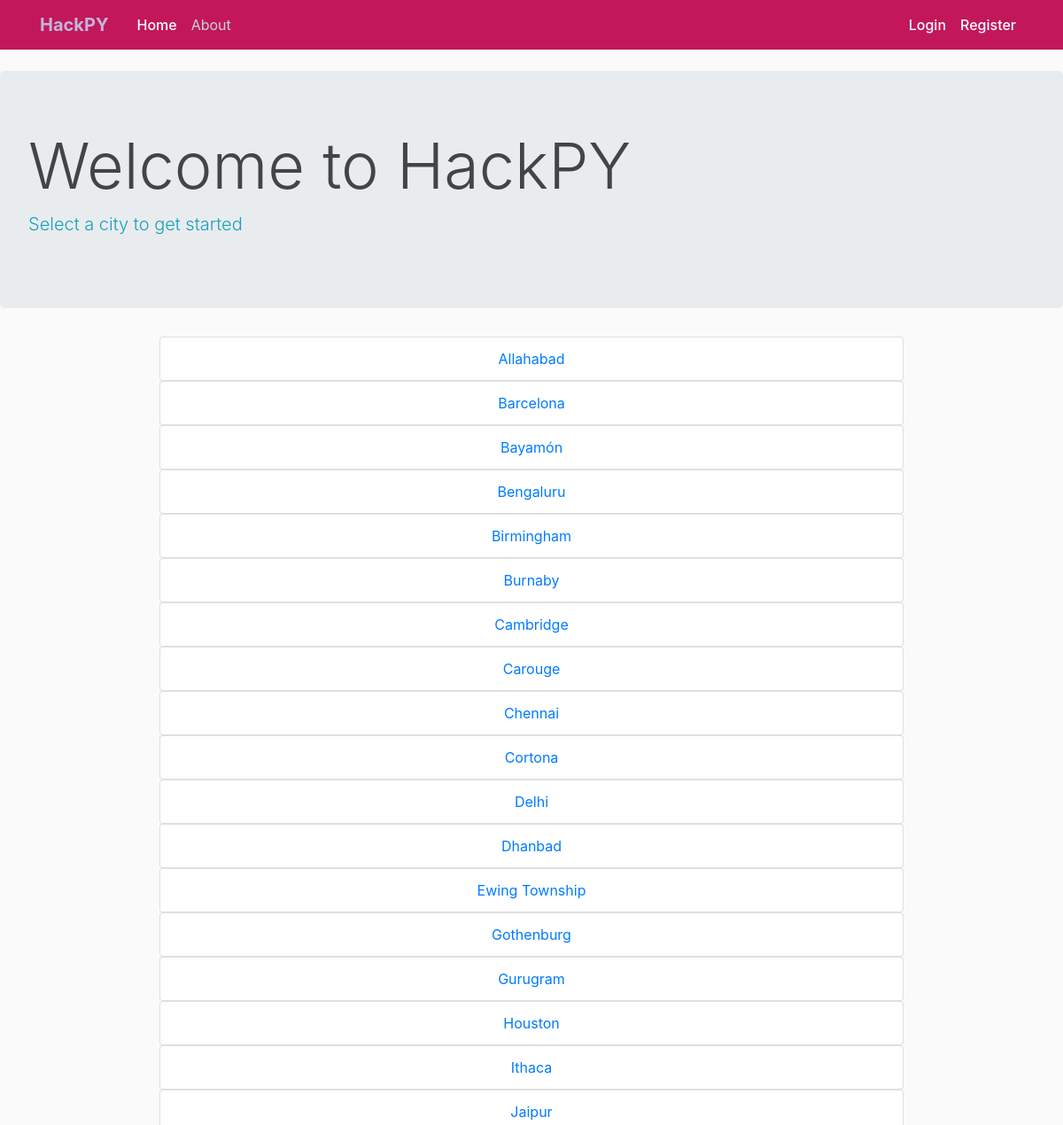
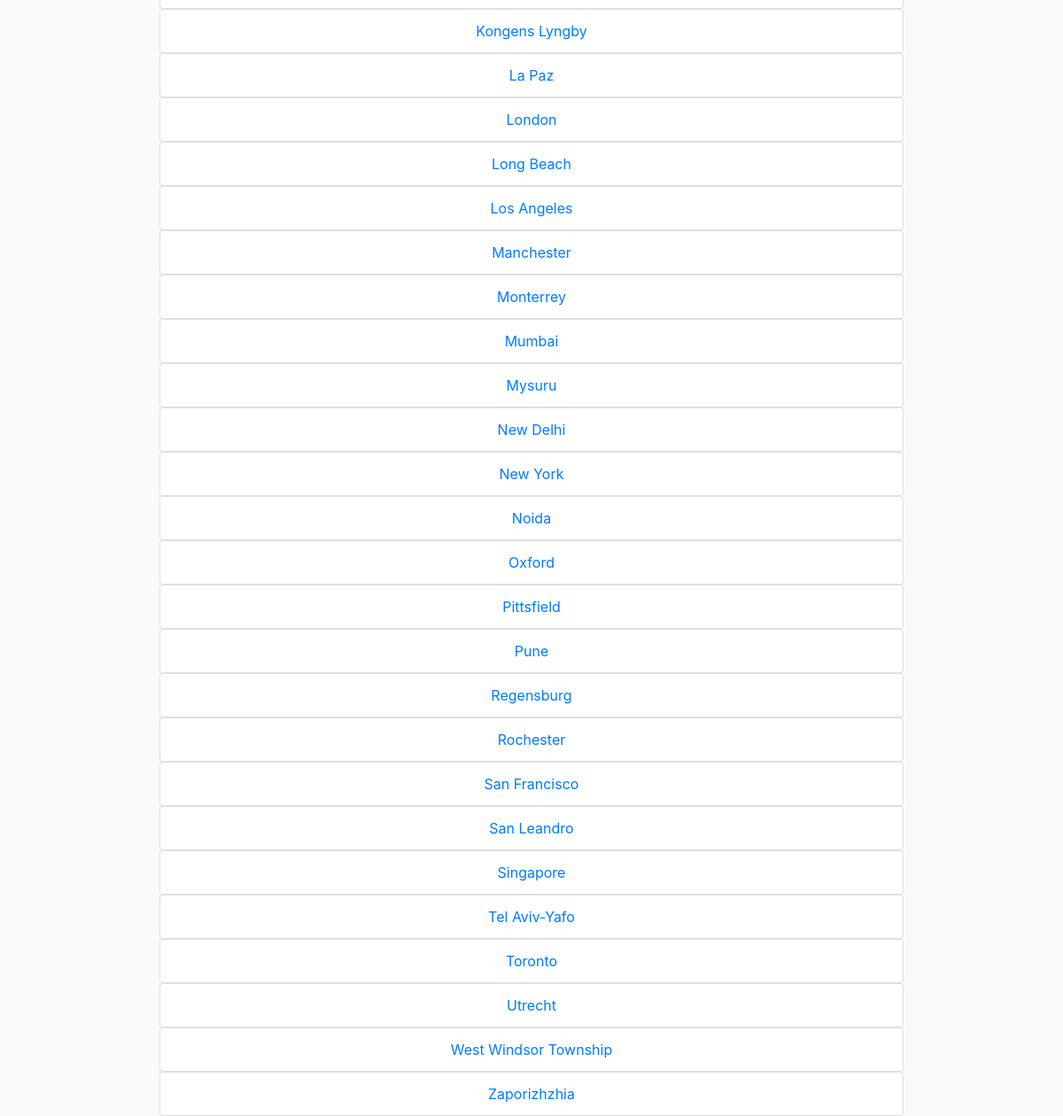
The app's page / (signed in) with its own data (2 pictures, top to bottom).
### mainapp/models.py (models this page shows, shortened)
class Cities(models.Model):
    city = models.CharField(max_length=50)

### mainapp/views.py (the view)
# urls.py: 2. Add a URL to urlpatterns:  path('', views.home, name='home')
@login_required(login_url="mainapp:login")
def home(request):
    cities = Cities.objects.all()
    return render(request,'mainapp/home.html',{'cities':cities, 'home': True, })

### mainapp/templates/mainapp/home.html
{%extends 'mainapp/base.html'%}
{%block content%}
<div class="jumbotron">
    <h1 class="display-3">Welcome to HackPY</h1>
    <p class="lead text-info">Select a city to get started</p>
</div>
<ul class="list-group">
  {%for c in cities %}
        <a href="{{c.city}}">
             <li class="list-group-item">
                {{c.city}}
        </li> </a>
    {%endfor%}
</ul>
{%endblock%}

### mainapp/templates/mainapp/base.html (shortened to what this page needs)
{% load static %}
<!DOCTYPE html>
<html lang="en">
<head>
  <link rel="stylesheet" href="https://stackpath.bootstrapcdn.com/bootstrap/4.4.1/css/bootstrap.min.css">
  <link rel="stylesheet" href="https://use.fontawesome.com/releases/v5.7.0/css/all.css">
  <link rel="stylesheet" href="{% static 'main.css' %}">
</head>
<body>
  <header class="site-header">
    <nav class="navbar navbar-expand-md navbar-dark bg-header fixed-top">
      <div class="container">
        <a class="navbar-brand mr-4 font-weight-bold" href="{% url 'mainapp:home' %}">HackPY</a>
        <div class="collapse navbar-collapse" id="navbarToggle">
          <div class="navbar-nav mr-auto">
            <a class="nav-item nav-link {% if home %}active{% endif %}" href="{% url 'mainapp:home' %}">Home</a>
            <a class="nav-item nav-link {% if about %}active{% endif %}" href="{% url 'mainapp:about' %}">About</a>
          </div>
          <div class="navbar-nav">
              <a class="nav-item nav-link active" href="{% url 'mainapp:login' %}">Login</a>
              <a class="nav-item nav-link active" href="{% url 'mainapp:register' %}">Register</a>
          </div>
        </div>
      </div>
    </nav>
  </header>
  {% block content %}{% endblock %}
</body>
</html>

### mainapp/static/main.css (style rules this page uses)
.navbar-brand { color: rgb(193, 181, 219) !important; }
body { background: #fafafa; color: #333333; margin-top: 5rem; }
h1, h2, h3, h4, h5, h6 { color: #444444; }
ul { margin: 0; }
.bg-header { background-color: #C2185B; }
.site-header .navbar-nav .nav-link { color: #cbd5db; }
.site-header .navbar-nav .nav-link.active { font-weight: 500; }
.list-group { width: 70%; text-align: center; margin: 0 auto; }
.list-group a { text-decoration: none; }

### records on screen
Cities: city "Allahabad"
Cities: city "Barcelona"
Cities: city "Bayamón"
Cities: city "Bengaluru"
Cities: city "Birmingham"
Cities: city "Burnaby"
Cities: city "Cambridge"
Cities: city "Carouge"
Cities: city "Chennai"
Cities: city "Cortona"
Cities: city "Delhi"
Cities: city "Dhanbad"
Cities: city "Ewing Township"
Cities: city "Gothenburg"
Cities: city "Gurugram"
Cities: city "Houston"
Cities: city "Ithaca"
Cities: city "Jaipur"
Cities: city "Kongens Lyngby"
Cities: city "La Paz"
Cities: city "London"
Cities: city "Long Beach"
Cities: city "Los Angeles"
Cities: city "Manchester"
Cities: city "Monterrey"
Cities: city "Mumbai"
Cities: city "Mysuru"
Cities: city "New Delhi"
Cities: city "New York"
Cities: city "Noida"
Cities: city "Oxford"
Cities: city "Pittsfield"
Cities: city "Pune"
Cities: city "Regensburg"
Cities: city "Rochester"
Cities: city "San Francisco"
Cities: city "San Leandro"
Cities: city "Singapore"
Cities: city "Tel Aviv-Yafo"
Cities: city "Toronto"
Cities: city "Utrecht"
Cities: city "West Windsor Township"
Cities: city "Zaporizhzhia"
